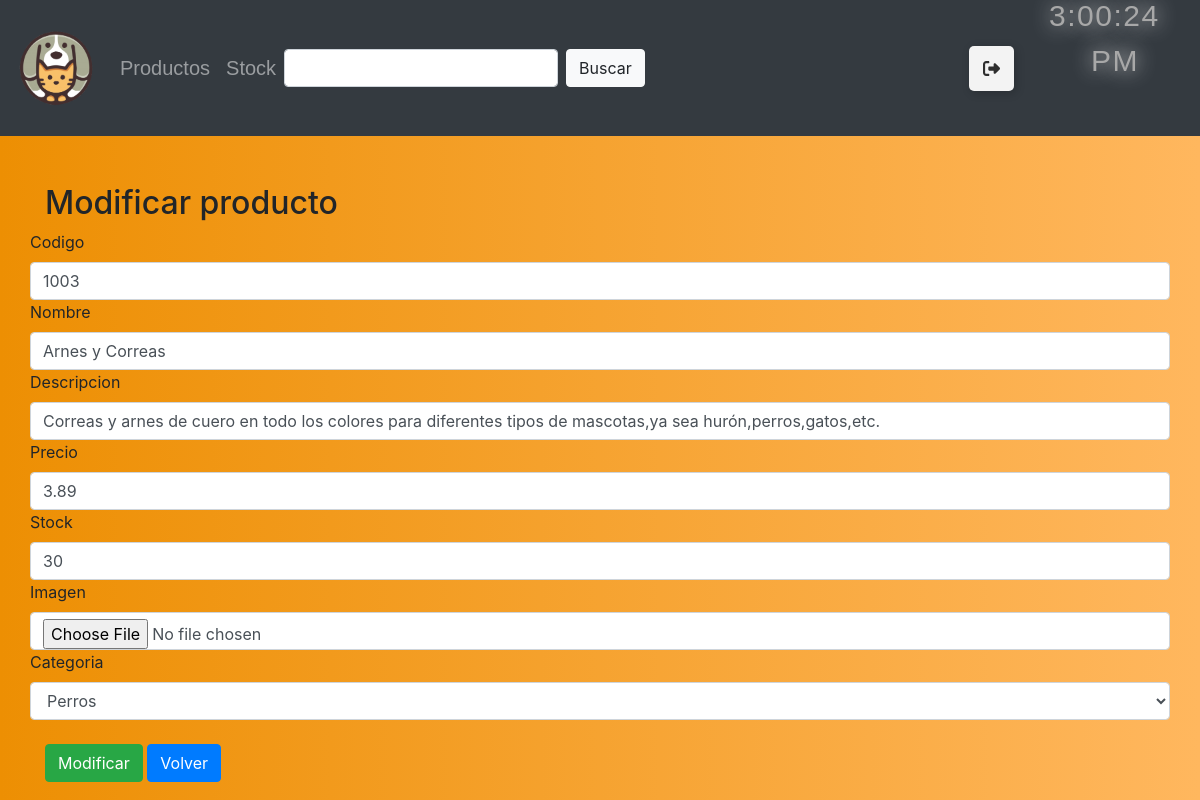
Before: /modificarProducto/1003 (signed in) with the older database file.
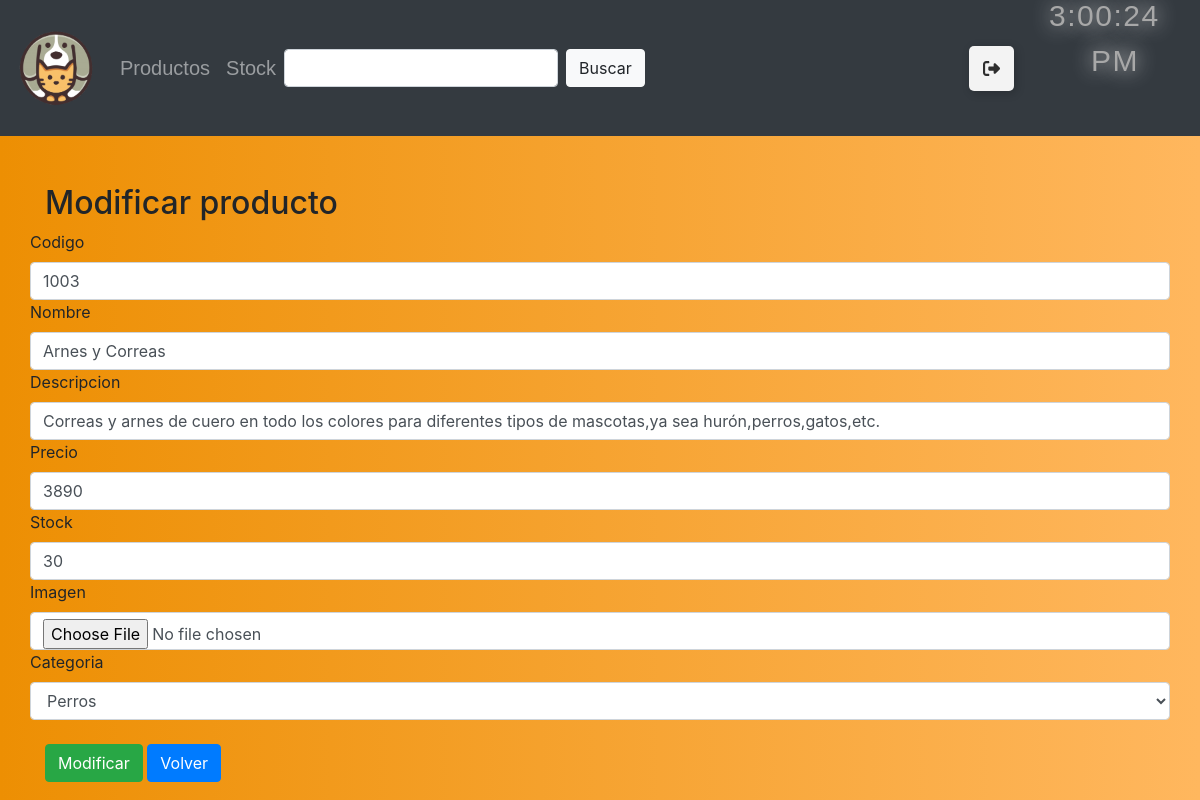
After: the same page with the newer database file.
### mascotas/models.py (models this page shows, shortened)
class Producto(models.Model):
    codigo = models.CharField(primary_key=True, max_length=5, verbose_name="Codigo producto")
    nombre = models.CharField(max_length=50, blank=True, verbose_name="Nombre")
    descripcion =models.TextField(max_length=200, blank=True, verbose_name="Descripcion")
    precio = models.IntegerField(blank=True, verbose_name="Precio")
    stock = models.IntegerField(blank=True, verbose_name="Stock")
    imagen = models.ImageField(upload_to="imagenes", null=True, blank=True, verbose_name="Imagen")
    categoria = models.ForeignKey(Categoria, on_delete=models.CASCADE, verbose_name="Categoria")

### mascotas/views.py (the view)
# urls.py: path('modificarProducto/<id>', modificarProducto, name="modificarProducto"),
@login_required
def modificarProducto(request,id):
    productoModificado = Producto.objects.get(codigo=id)
    datos = {
        'form' : ProductoForm(instance=productoModificado)
    }
    if request.method == "POST":
        formulario = ProductoForm(data=request.POST, instance=productoModificado)
        if formulario.is_valid():
            formulario.save()
            return redirect('registroStock')
    return render(request, 'modificarProducto.html', datos)

### mascotas/context_processor.py (called while the page is built, shortened)
def total_carrito(request):
    total = 0
    return {'total_carrito' : int(total)}

### mascotas/models.py (called while the page is built)
    def __str__(self):
        return self.nombreCategoria

### mascotas/templates/modificarProducto.html (shortened to what this page needs)
<!DOCTYPE html>
<html lang="en">
<head>
    {% load static %}
    <link rel="stylesheet" type="text/css" href="{% static 'css/bootstrap.min.css' %}">
    <link rel="stylesheet" type="text/css" href="{% static 'css/mystyle.css' %}">
</head>
<body class="body">
    <nav class="navbar navbar-expand-sm navbar-dark bg-dark">
        <a href="{% url 'index' %}" class="navbar-brand">
            <img src="{% static 'img/brandlogito2.0.png' %}" height="80px" width="80px">
        </a>
        <div class="collapse navbar-collapse" id="opciones">
            {% if user.is_authenticated %}
            <ul class="navbar-nav">
                {% if user.is_staff %}
                <li id="productos" class="nav-item">
                    <a class="nav-link" href="{% url 'productos' %}">Productos</a>
                </li>
                <li id="sstock" class="nav-item">
                    <a class="nav-link" href="{% url 'registroStock' %}">Stock</a>
                </li>
                {% endif %}
            </ul>
            {% endif %}
            <form class="form-inline mt-2 mt-md-0">
                <input class="form-control mr-sm-2" type="text" aria-label="Search" onmouseover="colorBuscar(this)" onmouseout="colorBuscarOut(this)">
                <button class="btn btn-light my-2 my-sm-0" type="submit" id="btnBuscar" onmouseover="colorBotonBuscar(this)" onmouseout="colorBotonBuscarOut(this)">Buscar</button>
            </form>
        </div>
        <div style="padding-right: 30px;">
            {% if user.is_authenticated %}
            <button class="Btn">
                <div class="sign"></div>
            </button>
            {% endif %}
        </div>
        <div class="reloj">
            <p class="tiempo" id="clock"></p>
        </div>
    </nav>
    <br><br>
    <div class="container">
        <h2>Modificar producto</h2>
        <form method="POST" id="formularioModificar">
            <div class="row">
                <label for="{{ form.field.name }}">
                    {{ form.codigo.label }}
                </label>
                {{ form.codigo }}
            </div>
            <div class="row">
                <label for="{{ form.field.name }}">
                    {{ form.nombre.label }}
                </label>
                {{ form.nombre }}
            </div>
            <div class="row">
                <label for="{{ form.field.name }}">
                    {{ form.descripcion.label }}
                </label>
                {{ form.descripcion }}
            </div>
            <div class="row">
                <label for="{{ form.field.name }}">
                    {{ form.precio.label }}
                </label>
                {{ form.precio }}
            </div>
            <div class="row">
                <label for="{{ form.field.name }}">
                    {{ form.stock.label }}
                </label>
                {{ form.stock }}
            </div>
            <div class="row">
                <label for="{{ form.field.name }}">
                    {{ form.imagen.label }}
                </label>
                {{ form.imagen }}
            </div>
            <div class="row">
                <label for="{{ form.field.name }}">
                    {{ form.categoria.label }}
                </label>
                {{ form.categoria }}
            </div>
            <br>
            <input id="modificar" type="submit" class="btn btn-success" value="Modificar">
            <button class="btn btn-primary"><a style="text-decoration: none; color: white;" href="{% url 'registroStock' %}">Volver</a></button>
        </form>
    </div>
</body>
</html>

Changed rows visible on the page:
changed Producto "Arnes y Correas": precio "3.89" → "3890"
